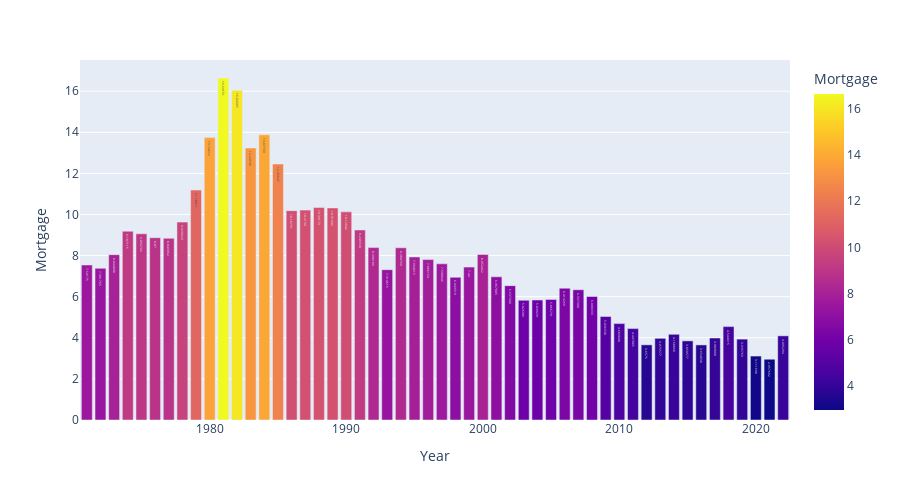

Notebook code cell kept with this figure:
### Code cell
import plotly.express as px

fig = px.bar(df, x='Year', y='Mortgage',
             hover_data=['Mortgage', 'Year'], color='Mortgage',
             labels={'Mortgage'},text_auto=True, height=500)
fig.show()

### Figure 1 — Plotly figure (JSON) as saved in the notebook; plotly's stock layout.template omitted (floating-point values rounded to 4 significant figures; data arrays with more than 128 entries replaced by an {"elided": "..."} marker saying what was removed)
{"data": [{"alignmentgroup": "True", "hovertemplate": "Year=%{x}<br>Mortgage=%{marker.color}<extra></extra>", "legendgroup": "", "marker": {"color": {"elided": "2666 float values"}, "coloraxis": "coloraxis", "pattern": {"shape": ""}}, "name": "", "offsetgroup": "", "orientation": "v", "showlegend": false, "textposition": "auto", "texttemplate": "%{y}", "type": "bar", "x": {"elided": "2666 int values"}, "xaxis": "x", "y": {"elided": "2666 float values"}, "yaxis": "y"}], "layout": {"barmode": "relative", "coloraxis": {"colorbar": {"title": {"text": "Mortgage"}}, "colorscale": [[0, "#0d0887"], [0.1111, "#46039f"], [0.2222, "#7201a8"], [0.3333, "#9c179e"], [0.4444, "#bd3786"], [0.5556, "#d8576b"], [0.6667, "#ed7953"], [0.7778, "#fb9f3a"], [0.8889, "#fdca26"], [1, "#f0f921"]]}, "height": 500, "legend": {"tracegroupgap": 0}, "margin": {"t": 60}, "xaxis": {"anchor": "y", "domain": [0, 1], "title": {"text": "Year"}}, "yaxis": {"anchor": "x", "domain": [0, 1], "title": {"text": "Mortgage"}}}}
